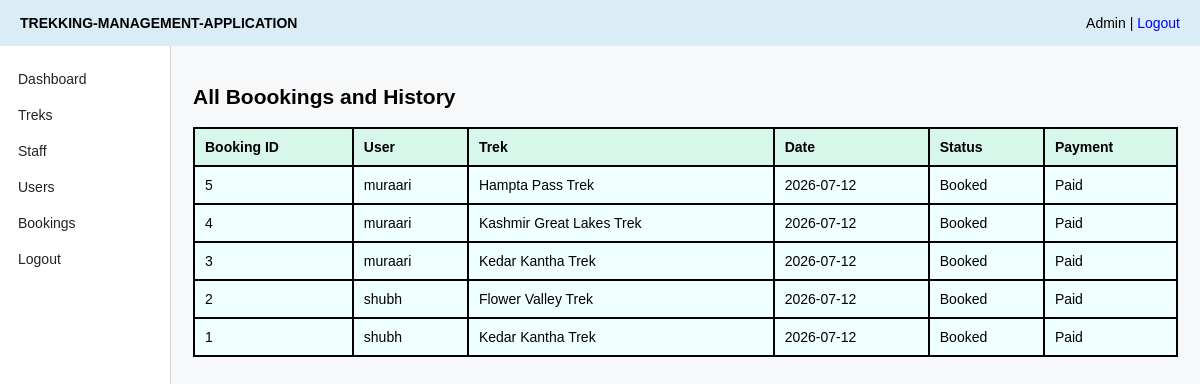
Screenshot of /admin/bookings (signed in) with the database file from the repository.
### application/models.py (models this page shows)
class User(db.Model):
    __tablename__ = "users"
    id = db.Column(db.Integer, primary_key=True)
    name = db.Column(db.String(100), nullable=False)
    email = db.Column(db.String(100), unique = True, nullable=False)
    password = db.Column(db.String(40), nullable=False)
    role = db.Column(db.String(100), nullable=False)
    contact = db.Column(db.String(20))
    approved= db.Column(db.Boolean, default=True)
    blacklisted=db.Column(db.Boolean, default=False)
    bookings = db.relationship('Booking', backref = 'user', lazy = True)
    assigned_treks = db.relationship('Trek', backref = 'user', lazy = True)

class Trek(db.Model):
    __tablename__ = "treks"
    id = db.Column(db.Integer, primary_key = True)
    name = db.Column(db.String(100), nullable = False)
    location = db.Column(db.String(100), nullable = False)
    difficulty = db.Column(db.String(50), nullable = False)
    duration = db.Column(db.Integer, nullable = False)
    available_slots = db.Column(db.Integer, nullable = False)
    assigned_staff_id = db.Column(db.Integer, db.ForeignKey("users.id"))
    status = db.Column(db.String(30), default="open")
    start_date = db.Column(db.String(20))
    end_date = db.Column(db.String(20))
    description = db.Column(db.Text)
    image = db.Column(db.String(200))
    bookings = db.relationship('Booking', backref = 'Trek', lazy = True)

class Booking(db.Model):
    __name__ = "bookings"
    id = db.Column(db.Integer, primary_key = True)
    user_id = db.Column(db.Integer, db.ForeignKey("users.id"), nullable = False)
    trek_id = db.Column(db.Integer, db.ForeignKey("treks.id"), nullable=False)
    booking_date = db.Column(db.String(20), nullable = False)
    status = db.Column(db.String(50), default = "Booked")
    payment_status = db.Column(db.String(30), default = "Paid")

### application/controllers.py (the view)
@app.route("/admin/bookings")
def admin_bookings():
    if session.get("role") != "Admin":
        return redirect("/login")
    bookings = Booking.query.order_by(Booking.id.desc()).all()
    booking_rows = []
    for booking in bookings:
        user = User.query.get(booking.user_id)
        trek = Trek.query.get(booking.trek_id)
        booking_rows.append({
            "id": booking.id,
            "user_name":user.name,
            "trek_name":trek.name,
            "booking_date":booking.booking_date,
            "status":booking.status,
            "payment_status":booking.payment_status,
        })
    return render_template("admin_bookings.html", bookings=booking_rows)

### templates/admin_bookings.html
{% extends "base.html" %}
{% block content %}
<h2>All Boookings and History</h2>
<table>
    <tr><th>Booking ID</th><th>User</th><th>Trek</th><th>Date</th><th>Status</th><th>Payment</th></tr>
    {% for b in bookings %}
    <tr><td>{{ b.id }}</td><td>{{ b.user_name }}</td><td>{{ b.trek_name }}</td><td>{{ b.booking_date }}</td><td>{{ b.status }}</td><td>{{ b.payment_status }}</td></tr>
    {% endfor %}
</table>
{% endblock %}

### static/style.css (style rules this page uses)
table { width: 100%; border-collapse: collapse; background: azure; }
th, td { border: 2px solid; padding: 10px; text-align: left; }
th { background-color:rgb(216, 247, 235) ; }
body { font-family: Arial, sans-serif; background: #f7f8fa; margin: 0; font-size: 14px; }

### rows the page displays
User: user_name "muraari" "muraari" "muraari"
Trek: trek_name "Hampta Pass Trek"
Booking: booking_date "2026-07-12", status "Booked", payment_status "Paid"
Trek: trek_name "Kashmir Great Lakes Trek"
Booking: booking_date "2026-07-12", status "Booked", payment_status "Paid"
Trek: trek_name "Kedar Kantha Trek" "Kedar Kantha Trek"
Booking: booking_date "2026-07-12", status "Booked", payment_status "Paid"
User: user_name "shubh" "shubh"
Trek: trek_name "Flower Valley Trek"
Booking: booking_date "2026-07-12", status "Booked", payment_status "Paid"
Booking: booking_date "2026-07-12", status "Booked", payment_status "Paid"

### other values shown
{{ session.get('name') }} "Admin"
{{ b.id }} "5" "4" "3" "2" "1"
